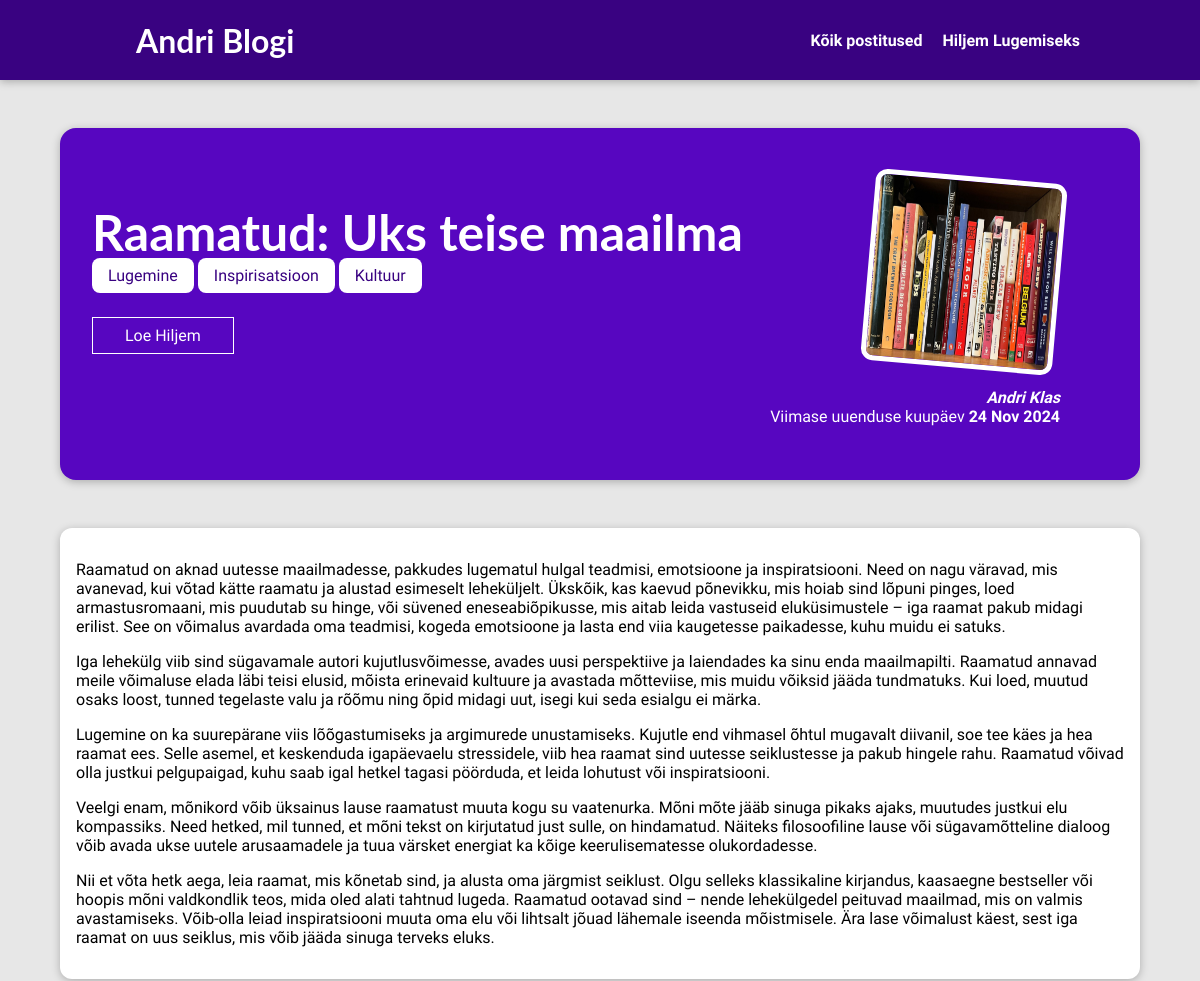
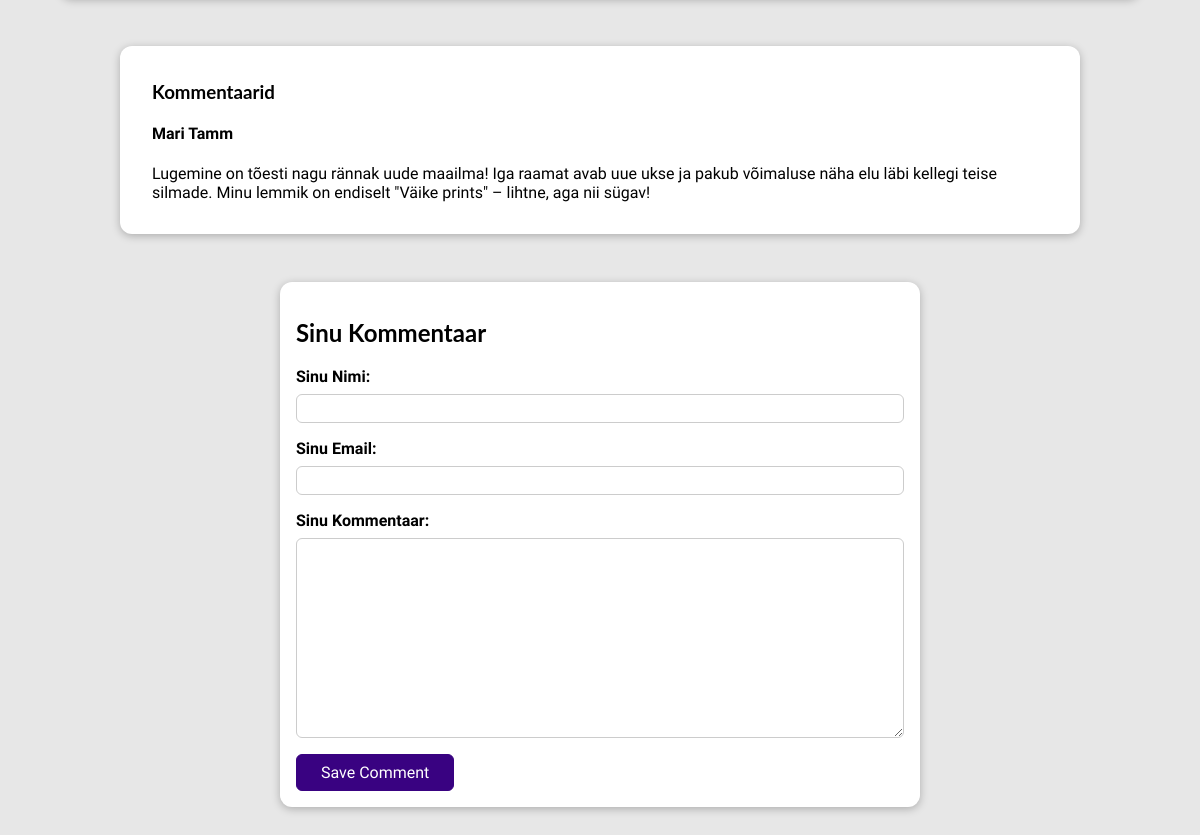
The app's page /posts/raamatud-uks-teise-maailma with its own data (2 pictures, top to bottom).
### blog/models.py (models this page shows, shortened)
class Post(models.Model):
    title = models.CharField(max_length=100)
    exerpt = models.CharField(max_length=200)
    image = models.ImageField(upload_to='posts/', null=True)
    Date = models.DateField(auto_now=True)
    slug = models.SlugField(unique=True, db_index=True)
    content = models.TextField(validators=[MinLengthValidator(10)])
    author = models.ForeignKey(Author, on_delete=models.SET_NULL, null=True, related_name='posts')
    tags = models.ManyToManyField(Tag, related_name='posts')

class Tag(models.Model):
    caption = models.CharField(max_length=50)

class Author(models.Model):
    first_name = models.CharField(max_length=100)
    last_name = models.CharField(max_length=100)
    email_address = models.EmailField()
    def full_name(self):
        return f"{self.first_name} {self.last_name}"
    def __str__(self):
        return self.full_name()

class Comment(models.Model):
    user_name = models.CharField(max_length=100)
    user_email = models.EmailField()
    text = models.TextField(max_length=400)
    post = models.ForeignKey(Post, on_delete=models.CASCADE, related_name='comments')

### blog/views.py (the view, shortened to what this page needs)
# urls.py: path("posts/<slug:slug>", views.Post_Detail.as_view(), name="post-detail-page"),
class Post_Detail(View):
    def is_stored_post(self, request, post_id):
        stored_posts = request.session.get("stored_posts")
        if stored_posts is not None:
            is_saved_for_later = post_id in stored_posts
        else:
            is_saved_for_later = False
        return is_saved_for_later
    def get(self, request, slug):
        post = Post.objects.get(slug=slug)
        context = {
            "post": post,
            "post_tags": post.tags.all(),
            "comment_form": CommentForm(),
            "comments": post.comments.all().order_by("-id"),
            "saved_for_later": self.is_stored_post(request, post.id),
        }
        return render(request, "blog/post-detail.html", context)

### blog/forms.py
class CommentForm(forms.ModelForm):
    class Meta:
        model = Comment
        exclude = ['post']
        labels = {
            "user_name": "Sinu Nimi",
            "user_email": "Sinu Email",
            "text": "Sinu Kommentaar",
        }

### blog/templates/blog/post-detail.html (shortened to what this page needs)
{%extends "base.html"%}
{%load static%}
{%block css_files%}
<link rel="stylesheet" href="{%static "blog/post-detail.css" %}" />
{%endblock%}
{%block content%}
<section id="summary">
  <h2>{{post.title}}</h2>
  <div>
    {%for tag in post_tags%}
    <span class="tag">{{tag.caption}}</span>
    {%endfor%}
  </div>
<form action="{%url "read-later"%}" method="POST">
  <div id="read-later">
    <button>
      {%if saved_for_later%}
      Eemalda "Hiljem Lugemiseks" Nimekirjast
      {%else%}
      Loe Hiljem
      {%endif%}
    </button>
  </div>
</form>
  <article>
    <img src="{{ post.image.url }}" alt="{{post.title}}" />
    <address><a href="mailto: {{post.author.email_address}}">{{post.author}}</a></address>
    <div>Viimase uuenduse kuupäev <time>{{ post.Date|date:"d M Y"}}</time></div>
  </article>
</section>
<main>
  {{post.content|linebreaks}}
</main>
<section id="comments" class="comments-section">
  <h3>Kommentaarid</h3>
  <ul>
    {% for comment in comments %}
    <li class="comment-item">
      <h4 class="comment-author">{{ comment.user_name }}</h4>
      <div class="comment-body">
        <p>{{ comment.text|linebreaks }}</p>
      </div>
    </li>
    {% endfor %}
  </ul>
</section>
<section id="comment-form">
  <h2>Sinu Kommentaar</h2>
  <form method="post" action="{% url 'post-detail-page' post.slug %}">
    {% for form_field in comment_form %}
    <div class="form-control{% if form_field.errors %} invalid{% endif %}">
      {{ form_field.label_tag }}
      {{ form_field }}
    </div>
    {% endfor %}
    <button>Save Comment</button>
  </form>
</section>
{% endblock %}

### static/app.css (style rules this page uses)
* { box-sizing: border-box; }
html { font-family: 'Open Sans', 'Lato', sans-serif; }
body { margin: 0; }
h1, h2, h3 { font-family: 'Lato', sans-serif; font-weight: bold; }

### blog/static/blog/post-detail.css (style rules this page uses)
body { background-color: #e7e7e7; }
#summary { margin: 8rem auto 3rem auto; padding: 2rem; width: 90%; max-width: 90rem; border-radius: 16px; background-color: #5706c0; position: relative; box-shadow: 0 2px 8px rgba(0, 0, 0, 0.25); height: 22rem; }
#summary h2 { color: white; font-size: 4.5rem; margin-bottom: 0.25rem; font-size: 50px; }
#summary article { position: absolute; top: 2rem; right: 3rem; padding: 1rem 2rem; border-radius: 12px; text-align: right; color: white; }
#summary article img { width: 12rem; height: 12rem; border-radius: 12px; transform: rotateZ(5deg); border: 5px solid white; margin-bottom: 1rem; }
#summary address { font-weight: bold; }
#summary a { color: white; text-decoration: none; }
#summary time { font-weight: bold; }
#read-later { margin: 2rem 0; }
#read-later button { background-color: transparent; border: 1px solid white; padding: 0.5rem 2rem; font: inherit; color: white; cursor: pointer; }
main { width: 90%; max-width: 90rem; margin: 3rem auto; background-color: white; padding: 1rem; border-radius: 12px; box-shadow: 0 2px 8px rgba(0, 0, 0, 0.25); }
.tag { background-color: white; color: #390281; padding: 0.5rem 1rem; border-radius: 8px; }
#comment-form { margin: 3rem auto; width: 90%; max-width: 40rem; border-radius: 12px; background-color: white; box-shadow: 0 2px 8px rgba(0, 0, 0, 0.25); padding: 1rem; }
#comment-form button { font: inherit; background-color: #390281; color: white; border: 1px solid #390281; padding: 0.5rem 1.5rem; border-radius: 6px; cursor: pointer; }
.form-control { margin-bottom: 1rem; }
.form-control label { font-weight: bold; margin-bottom: 0.5rem; display: block; }
.form-control input, .form-control textarea { display: block; width: 100%; font: inherit; padding: 0.25rem; border-radius: 6px; border: 1px solid #ccc; }
#comments { margin: 3rem auto; width: 90%; max-width: 60rem; border-radius: 12px; background-color: white; box-shadow: 0 2px 8px rgba(0, 0, 0, 0.25); padding: 1rem 2rem; }
#comments ul { list-style: none; margin: 0; padding: 0; }
#comments li { margin-bottom: 1rem; border-bottom: 2px solid #ccc; }
#comments li:last-of-type { border-bottom: none; }

### records on screen
Post: title "Raamatud: Uks teise maailma", image (picture), author "Andri Klas", Date "24 Nov 2024", content "Raamatud on aknad uutesse maailmadesse, pakkudes lugematul hulgal teadmisi, emotsioone ja inspiratsiooni. Need on nagu väravad, mis avanevad, kui võtad kätte raamatu ja alustad esimeselt leheküljelt. Ükskõik, kas kaevud põnevikku, mis hoiab sind lõpuni pinges, loed armastusromaani, mis puudutab su hinge, või süvened eneseabiõpikusse, mis aitab leida vastuseid eluküsimustele – iga raamat pakub midagi erilist. See on võimalus avardada oma teadmisi, kogeda emotsioone ja lasta end viia kaugetesse paikadesse, kuhu muidu ei satuks. Iga lehekülg viib sind sügavamale autori kujutlusvõimesse, avades uusi perspektiive ja laiendades ka sinu enda maailmapilti. Raamatud annavad meile võimaluse elada…"
Tag: caption "Lugemine"
Tag: caption "Inspirisatsioon"
Tag: caption "Kultuur"
Comment: user_name "Mari Tamm", text "Lugemine on tõesti nagu rännak uude maailma! Iga raamat avab uue ukse ja pakub võimaluse näha elu läbi kellegi teise silmade. Minu lemmik on endiselt \"Väike prints\" – lihtne, aga nii sügav!"
